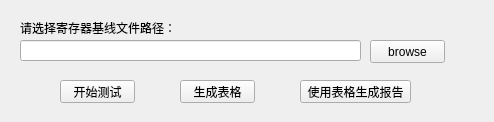
<?xml version="1.0" encoding="UTF-8"?>
<ui version="4.0">
 <class>RegisterBaseLineCheck</class>
 <widget class="QWidget" name="RegisterBaseLineCheck">
  <property name="geometry">
   <rect>
    <x>0</x>
    <y>0</y>
    <width>494</width>
    <height>122</height>
   </rect>
  </property>
  <property name="windowTitle">
   <string>寄存器基线测试</string>
  </property>
  <widget class="QPushButton" name="pushButton_browse_RBL_dir">
   <property name="geometry">
    <rect>
     <x>370</x>
     <y>40</y>
     <width>75</width>
     <height>23</height>
    </rect>
   </property>
   <property name="text">
    <string>browse</string>
   </property>
  </widget>
  <widget class="QLineEdit" name="lineEdit_register_base_line_dir">
   <property name="geometry">
    <rect>
     <x>20</x>
     <y>40</y>
     <width>341</width>
     <height>21</height>
    </rect>
   </property>
  </widget>
  <widget class="QLabel" name="label">
   <property name="geometry">
    <rect>
     <x>20</x>
     <y>20</y>
     <width>171</width>
     <height>16</height>
    </rect>
   </property>
   <property name="text">
    <string>请选择寄存器基线文件路径：</string>
   </property>
  </widget>
  <widget class="QPushButton" name="startRegisterBaseLine_Test">
   <property name="geometry">
    <rect>
     <x>60</x>
     <y>80</y>
     <width>75</width>
     <height>23</height>
    </rect>
   </property>
   <property name="text">
    <string>开始测试</string>
   </property>
  </widget>
  <widget class="QPushButton" name="generateRegisterBaseLineExcel">
   <property name="geometry">
    <rect>
     <x>180</x>
     <y>80</y>
     <width>75</width>
     <height>23</height>
    </rect>
   </property>
   <property name="text">
    <string>生成表格</string>
   </property>
  </widget>
  <widget class="QPushButton" name="generateRegisterBaseLineReport">
   <property name="geometry">
    <rect>
     <x>300</x>
     <y>80</y>
     <width>111</width>
     <height>23</height>
    </rect>
   </property>
   <property name="text">
    <string>使用表格生成报告</string>
   </property>
  </widget>
 </widget>
 <resources/>
 <connections/>
</ui>
